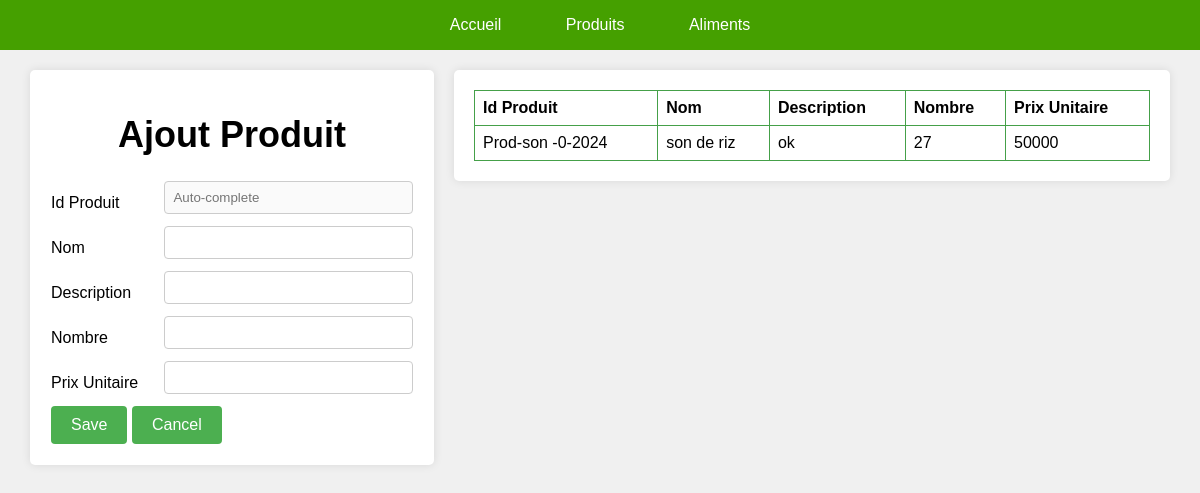
The page /stock/GestionProduits/Produits.php on the database its author committed.
### tables this page shows
CREATE TABLE `produit` (
  `id_produit` varchar(30) NOT NULL,
  `Nom` varchar(30) NOT NULL,
  `Description` varchar(23) NOT NULL,
  `Nombre` int(20) NOT NULL,
  `PU` int(11) NOT NULL
);

### stock/GestionProduits/Produits.php (the view, shortened to what this page needs)
<!DOCTYPE html>
<html>
<head>
</head>
<body>
<?php
    include("../subMenu.php");
  ?>
  <div class="wrapper">
    <div class="form">
        <form method="POST">
        <h1>Ajout Produit</h1>
        <table>
            <tr>
              <td> Id Produit  </td>
              <td><input type="text" name="idProduit" disabled placeholder="Auto-complete" /></td>
            </tr>
            <tr>
              <td> Nom </td>
              <td><input type="text" name="Nom" /></td>
            </tr>
            <tr>
              <td> Description	</td>
              <td><input type="text" name="Description" /></td>
            </tr>
            <tr>
              <td> Nombre	</td>
              <td><input type="number" name="Nombre" /></td>
            </tr>
            <tr>
              <td> Prix Unitaire	</td>
              <td><input type="number" name="PU" /></td>
            </tr>
            <tr>
              <td colspan="2">
                <input type="submit" name="submit" value="Save" />
                <input type="reset" value="Cancel" />
              </td>
            </tr>
          </table>
        </form>
    </div>
    <div class="table">
    <table>
            <tr>
               <th>Id Produit</th>
              <th>Nom</th>
              <th>Description</th>
              <th>Nombre</th>
              <th>Prix Unitaire</th>
            </tr>
            <?php
                include("../connexion.php");
                $sql = "SELECT * FROM produit";
                $stmtSelect = $connexion->prepare($sql);
                $stmtSelect ->execute();
                $produits = $stmtSelect->fetchAll(PDO::FETCH_ASSOC);
                foreach($produits as $produit):
                ?>
            <tr>
                <td> <?php echo $produit['id_produit'];?></td>
                <td><?php echo $produit['Nom']; ?></td>
                <td><?php echo $produit['Description']; ?></td>
                <td><?php echo $produit['Nombre']; ?></td>
                <td><?php echo $produit['PU']; ?></td>
            </tr>
            <?php
              endforeach;
            ?>
      </table>
      </div>
  </div>
</body>
</html>

### stock/GestionProduits/Produits.php (style rules this page uses)
body { padding: 0; margin: 0; font-family: Arial, sans-serif; background-color: #f0f0f0; }
.wrapper { display: flex; justify-content: center; align-items: flex-start; padding: 20px; }
.form { width: 35%; padding: 20px; box-shadow: 0 0 10px rgba(0, 0, 0, 0.1); border-radius: 5px; background-color: #fff; margin: 0 10px; }
.table { width: 65%; padding: 20px; box-shadow: 0 0 10px rgba(0, 0, 0, 0.1); border-radius: 5px; background-color: #fff; margin: 0 10px; }
form table, .table table { width: 100%; border-collapse: collapse; border-radius: 20px; }
.table table td, .form table th, .table table th { border: 1px solid #45a049; padding: 8px; text-align: left; }
input[type='text'], input[type='number'], textarea { width: 100%; padding: 8px; border: 1px solid #ccc; border-radius: 4px; box-sizing: border-box; margin-bottom: 10px; }
input[type='submit'], input[type='reset'] { padding: 10px 20px; border: none; background-color: #4CAF50; color: white; cursor: pointer; border-radius: 4px; font-size: 16px; }
.wrapper h1 { font-size: 36px; text-align: center; }

### rows shown on the page
produit: id_produit "Prod-son -0-2024", Nom "son de riz", Description "ok", Nombre "27", PU "50000"
